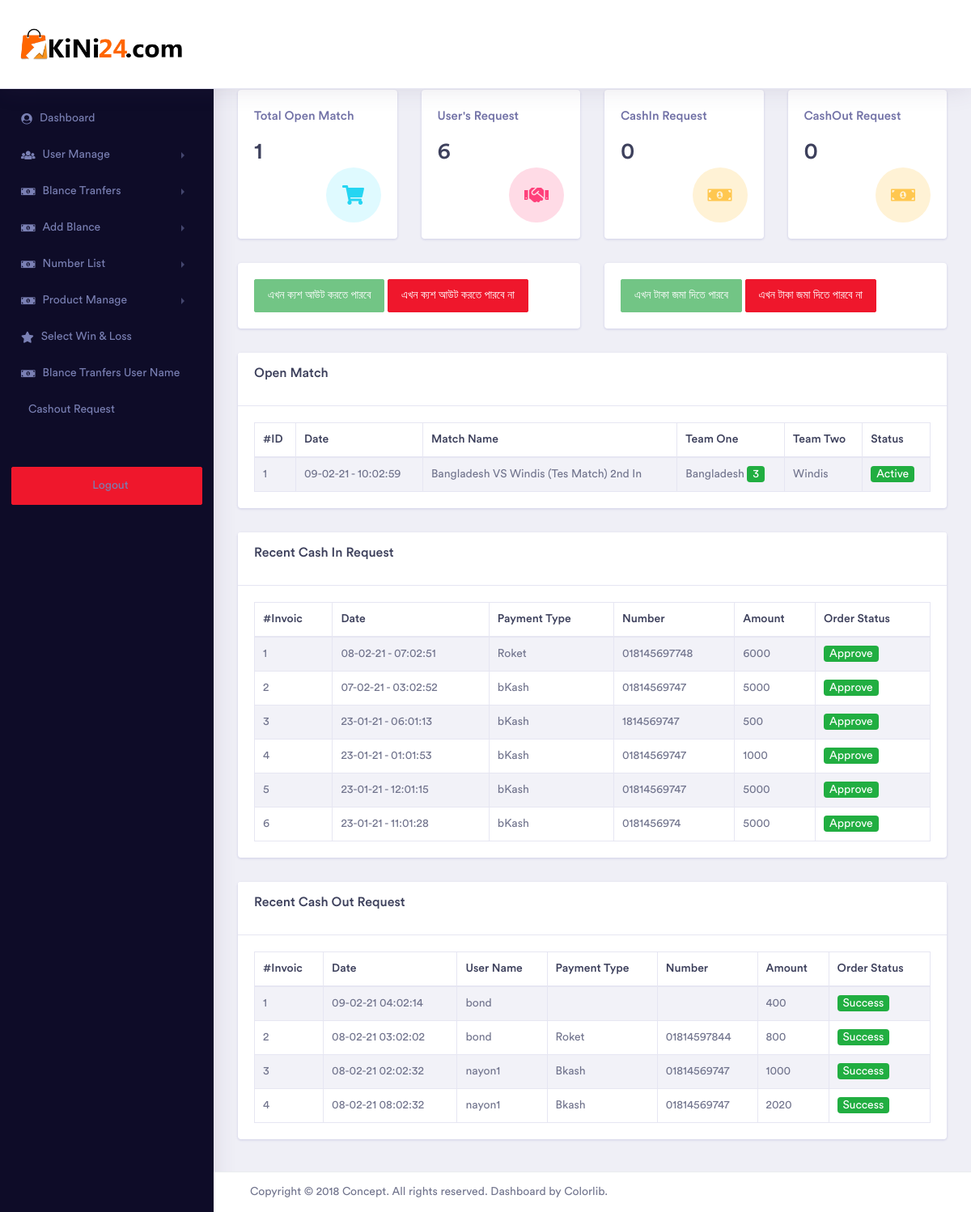
Screenshot of /admin/dashboard.php (signed in) with the database file from the repository.
### tables this page shows
CREATE TABLE `product` (
  `id` int(11) NOT NULL,
  `name` varchar(255) NOT NULL,
  `team1` varchar(255) NOT NULL,
  `team1_titel` varchar(255) NOT NULL,
  `team1_price` varchar(255) NOT NULL,
  `team1_bid` varchar(255) NOT NULL,
  `team1_bid_limit` varchar(255) NOT NULL,
  `team2` varchar(255) NOT NULL,
  `team2_titel` varchar(255) NOT NULL,
  `team2_price` varchar(255) NOT NULL,
  `team2_bid` varchar(255) NOT NULL,
  `team2_bid_limit` varchar(255) NOT NULL,
  `team3` varchar(255) NOT NULL,
  `team3_titel` varchar(255) NOT NULL,
  `team3_price` varchar(255) NOT NULL,
  `team3_bid` varchar(255) NOT NULL,
  `team3_bid_limit` varchar(255) NOT NULL,
  `team4` varchar(255) NOT NULL,
  `team4_titel` varchar(255) NOT NULL,
  `team4_price` varchar(255) NOT NULL,
  `team4_bid` varchar(255) NOT NULL,
  `tem4_bid_limit` varchar(255) NOT NULL,
  `status` varchar(255) NOT NULL,
  `dateTime` varchar(255) NOT NULL
);

CREATE TABLE `tbl_add_blance` (
  `id` int(11) NOT NULL,
  `user_id` varchar(255) NOT NULL,
  `user_name` varchar(255) NOT NULL,
  `type` varchar(255) NOT NULL,
  `number` varchar(255) NOT NULL,
  `amount` varchar(255) NOT NULL,
  `status` varchar(255) NOT NULL,
  `date` varchar(255) NOT NULL
);

CREATE TABLE `tbl_cashout` (
  `id` int(11) NOT NULL,
  `user_id` varchar(255) NOT NULL,
  `user_name` varchar(255) NOT NULL,
  `options` varchar(255) NOT NULL,
  `number` varchar(255) NOT NULL,
  `amount` varchar(255) NOT NULL,
  `date` varchar(255) NOT NULL,
  `status` varchar(255) NOT NULL,
  `w_time` int(11) NOT NULL
);

### admin/function.php (called while the page is built, shortened)
<?php
include 'lib/db.php';
    $sql = "SELECT COUNT(*) FROM `product`";
    $result = mysqli_query($conn, $sql);
    $row = mysqli_fetch_array($result);
    $total_product = array_shift($row);
    $sql = "SELECT COUNT(*) FROM `tbl_user`";
    $result = mysqli_query($conn, $sql);
    $row = mysqli_fetch_array($result);
    $total_user = array_shift($row);
    $sql = "SELECT COUNT(*) FROM `tbl_add_blance` WHERE status = 'Pending'";
    $result = mysqli_query($conn, $sql);
    $row = mysqli_fetch_array($result);
    $total_cashin = array_shift($row);
    $sql = "SELECT COUNT(*) FROM `tbl_cashout`  WHERE status = 'Pending'";
    $result = mysqli_query($conn, $sql);
    $row = mysqli_fetch_array($result);
    $total_cashout = array_shift($row);
?>

### admin/dashboard.php (the view, shortened to what this page needs)
<?php include 'inc/header.php';
include 'function.php';
?>
<?php
if(isset($_SESSION['id']) && !empty($_SESSION['id'])){
include 'inc/side-bar.php';
include 'lib/db.php';
     $check = mysqli_fetch_assoc(mysqli_query($conn, "SELECT * FROM `cashout_time` WHERE 1 "));
      $checkin = mysqli_fetch_assoc(mysqli_query($conn, "SELECT * FROM `cashin_time` WHERE 1 "));
?>
<div class="dashboard-wrapper">
    <div class="container-fluid dashboard-content ">
        <div class="row">
            <div class="col-xl-3 col-lg-6 col-md-6 col-sm-12 col-12">
                <div class="card">
                    <div class="card-body">
                        <div class="d-inline-block">
                            <h5 class="text-muted">Total Open Match</h5>
                            <h2 class="mb-0"> <?= $total_product;?></h2>
                        </div>
                        <div class="float-right icon-circle-medium  icon-box-lg  bg-info-light mt-1">
                            <i class="fa fa-shopping-cart fa-fw fa-sm text-info"></i>
                        </div>
                    </div>
                </div>
            </div>
            <div class="col-xl-3 col-lg-6 col-md-6 col-sm-12 col-12">
                <div class="card">
                    <div class="card-body">
                        <div class="d-inline-block">
                            <h5 class="text-muted"> User's Request</h5>
                            <h2 class="mb-0"><?= $total_user;?></h2>
                        </div>
                        <div class="float-right icon-circle-medium  icon-box-lg  bg-secondary-light mt-1">
                            <i class="fa fa-handshake fa-fw fa-sm text-secondary"></i>
                        </div>
                    </div>
                </div>
            </div>
            <div class="col-xl-3 col-lg-6 col-md-6 col-sm-12 col-12">
                <div class="card">
                    <div class="card-body">
                        <div class="d-inline-block">
                            <h5 class="text-muted">CashIn Request</h5>
                            <h2 class="mb-0"> <?= $total_cashin;?></h2>
                        </div>
                        <div class="float-right icon-circle-medium  icon-box-lg  bg-brand-light mt-1">
                            <i class="fa fa-money-bill-alt fa-fw fa-sm text-brand"></i>
                        </div>
                    </div>
                </div>
            </div>
             <div class="col-xl-3 col-lg-6 col-md-6 col-sm-12 col-12">
                <div class="card">
                    <div class="card-body">
                        <div class="d-inline-block">
                            <h5 class="text-muted">CashOut Request</h5>
                            <h2 class="mb-0"><?= $total_cashout;?></h2>
                        </div>
                        <div class="float-right icon-circle-medium  icon-box-lg  bg-brand-light mt-1">
                            <i class="fa fa-money-bill-alt fa-fw fa-sm text-brand"></i>
                        </div>
                    </div>
                </div>
            </div>
        </div>
        <div class="row">
            <div class="col-xl-6 col-lg-6 col-md-6 col-sm-12 col-12">
                <div class="card">
                    <div class="card-body">
                      <?php
                         if($check['status'] == '1'){
                            $clsss = 'disabled';
                         }
                        if($checkin['status'] == '1'){
                            $clsssin = 'disabled';
                         }
                        ?>
                       <a href="?cashout_permission=permission" class=" <?= $clsss;?> btn btn-success"> এখন ক্যশ আউট করতে পারবে </a>
                       <a href="?cashout_dispermission=dispermission" class="  btn btn-danger"> এখন ক্যশ আউট করতে পারবে না</a>
                    </div>
                </div>
            </div>
            <div class="col-xl-6 col-lg-6 col-md-6 col-sm-12 col-12">
                 <?php
                        if($checkin['status'] == '1'){
                            $clsssin = 'disabled';
                         }
                        ?>
                <div class="card">
                    <div class="card-body">
                       <a href="?cashin_permission=permission" class="<?= $clsssin;?> btn btn-success"> এখন টাকা জমা দিতে পারবে </a>
                       <a href="?cashin_dispermission=dispermission" class="btn btn-danger"> এখন টাকা জমা দিতে পারবে না</a>
                    </div>
                </div>
            </div>
        </div>
        <div class="row">
            <div class="col-md-12">
                <div class="card">
                    <div class="card-header">
                        <h4>Open Match</h4>
                    </div>
                    <div class="card-body">
                        <table class="table table-striped table-bordered" style="width:100%">
                            <thead class="dash-tbl-head">
                                <tr>
                                    <th>#ID</th>
                                    <th>Date</th>
                                    <th>Match Name</th>
                                    <th>Team One</th>
                                    <th>Team Two</th>
                                    <th>Status</th>
                                </tr>
                            </thead>
                            <tbody>
                               <?php
                                $sr = 0;
                                 $res = mysqli_query($conn, "select * from product where status = 'Active' order by id desc limit 0,8");
                                 while($row = mysqli_fetch_assoc($res)){
                                $sr++;
                                ?>
                                <tr>
                                    <td><?= $sr;?></td>
                                    <td><?= $row['dateTime']?></td>
                                    <td><?= $row['name']?></td>
                                    <td><?= $row['team1']?> <span class="badge badge-success">3</span></td>
                                    <td><?= $row['team2']?></td>
                                    <?php if($row['status'] == 'Active'){ ?>
                                    <td><a href="manage-product.php" class="badge badge-success"><?= $row['status']?></a></td>
                                    <?php }else{ ?>
                                     <td>&nbsp;&nbsp; &nbsp;<a class="badge badge-warning" ><?= $row['status']?></a> </td>
                                    <?php }?>
                                </tr>
                            <?php }?>
                            </tbody>
                        </table>
                    </div>
                </div>
            </div>
        </div>
        <div class="row">
            <div class="col-md-12">
                <div class="card">
                    <div class="card-header">
                        <h4>Recent Cash In Request</h4>
                    </div>
                    <div class="card-body">
                        <table class="table table-striped table-bordered" style="width:100%">
                            <thead class="dash-tbl-head">
                                <tr>
                                    <th>#Invoic</th>
                                    <th>Date</th>
                                    <th>Payment Type</th>
                                    <th>Number</th>
                                    <th>Amount</th>
                                    <th>Order Status</th>
                                </tr>
                            </thead>
                            <tbody>
                               <?php
                                $sr = 0;
                                 $res = mysqli_query($conn, "select * from tbl_add_blance order by id desc limit 0,8");
                            while($row = mysqli_fetch_assoc($res)){
                                $sr++;
                                ?>
                                <tr>
                                    <td><?= $sr;?></td>
                                    <td><?= $row['date']?></td>
                                    <td><?= $row['type']?></td>
                                    <td><?= $row['number']?></td>
                                    <td><?= $row['amount']?></td>
                                    <?php if($row['status'] == 'Approve'){ ?>
                                    <td><a href="" class="badge badge-success"><?= $row['status']?></a></td>
                                    <?php }else{ ?>
                                     <td>&nbsp;&nbsp; &nbsp;<a class="badge badge-warning" ><?= $row['status']?></a> </td>
                                    <?php }?>
                                </tr>
                            <?php }?>
                            </tbody>
                        </table>
                    </div>
                </div>
            </div>
        </div>
        <div class="row">
            <div class="col-md-12">
                <div class="card">
                    <div class="card-header">
                        <h4>Recent Cash Out Request</h4>
                    </div>
                    <div class="card-body">
                        <table class="table table-striped table-bordered" style="width:100%">
                            <thead class="dash-tbl-head">
                                <tr>
                                    <th>#Invoic</th>
                                    <th>Date</th>
                                    <th>User Name</th>
                                    <th>Payment Type</th>
                                    <th>Number</th>
                                    <th>Amount</th>
                                    <th>Order Status</th>
                                </tr>
                            </thead>
                            <tbody>
                               <?php
                                $sr = 0;
                                 $res = mysqli_query($conn, "select * from tbl_cashout order by id desc limit 0,8");
                            while($row = mysqli_fetch_assoc($res)){
                                $sr++;
                                ?>
                                <tr>
                                    <td><?= $sr;?></td>
                                    <td><?= $row['date']?></td>
                                    <td><?= $row['user_name']?></td>
                                    <td><?= $row['options']?></td>
                                    <td><?= $row['number']?></td>
                                    <td><?= $row['amount']?></td>
                                    <?php if($row['status'] == 'Success'){ ?>
                                    <td><a href="" class="badge badge-success"><?= $row['status']?></a></td>
                                    <?php }else{ ?>
                                    <td>&nbsp;&nbsp; &nbsp;<a class="badge badge-warning" ><?= $row['status']?></a> </td>
                                    <?php }?>
                                </tr>
                            <?php }?>
                            </tbody>
                        </table>
                    </div>
                </div>
            </div>
        </div>
    </div>
    <?php include 'inc/footer.php';
    }else{
    echo '<script>window.location.href = "index.php";</script>';
}
    ?>

### rows the page displays
product: dateTime "09-02-21 - 10:02:59", name "Bangladesh VS Windis (Tes Match) 2nd In", team1 "Bangladesh", team2 "Windis", status "Active"
tbl_add_blance: date "08-02-21 - 07:02:51", type "Roket", number "018145697748", amount "6000", status "Approve"
tbl_add_blance: date "07-02-21 - 03:02:52", type "bKash", number "01814569747", amount "5000", status "Approve"
tbl_add_blance: date "23-01-21 - 06:01:13", type "bKash", number "1814569747", amount "500", status "Approve"
tbl_add_blance: date "23-01-21 - 01:01:53", type "bKash", number "01814569747", amount "1000", status "Approve"
tbl_add_blance: date "23-01-21 - 12:01:15", type "bKash", number "01814569747", amount "5000", status "Approve"
tbl_add_blance: date "23-01-21 - 11:01:28", type "bKash", number "0181456974", amount "5000", status "Approve"
tbl_cashout: date "09-02-21 04:02:14", user_name "bond", amount "400", status "Success"
tbl_cashout: date "08-02-21 03:02:02", user_name "bond", options "Roket", number "01814597844", amount "800", status "Success"
tbl_cashout: date "08-02-21 02:02:32", user_name "nayon1", options "Bkash", number "01814569747", amount "1000", status "Success"
tbl_cashout: date "08-02-21 08:02:32", user_name "nayon1", options "Bkash", number "01814569747", amount "2020", status "Success"

### other values shown
$total_product "1"
$total_user "6"
$total_cashin "0"
$total_cashout "0"
